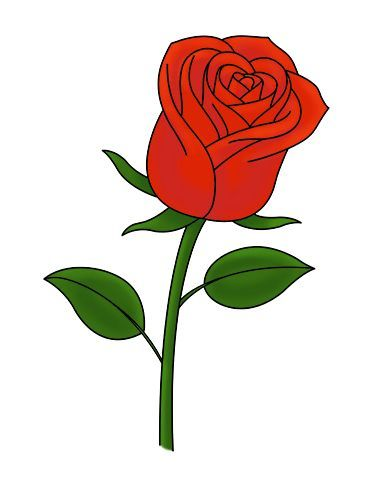
#> input picture Week1&2/Pillow June 21/rose.jpg, 383 x 484 px
$ python filtergram.py
#> lines starting #> are read from the running program, lines starting #| are printed output that depends on the picture
### Week1&2/Pillow June 21/filters.py
#author: Johana
#module name:filters
#Date: June 21, 2019


from PIL import Image
def load_img(name):
#> called with name = 'rose.jpg'
    myImage= Image.open(name)
#> myImage is the input picture: PIL image 383x484 RGB; mean R, G, B 228.8, 212.1, 203.9
    return myImage
load_img("rose.jpg")

def show_img(img):
    img.show()
#show_img(load_img("rose.jpg"))

def save_img(img, name):
    img.save(name, 'JPEG')

def obamicon(img):

    pixels= img.getdata()

    new_pixels =[]

    darkblue=(0,51,76)
    red=(217,26,33)
    lightblue=(112,150,158)
    yellow=(252,227,166)

    for p in pixels:
        intensity=p[0]+p[1]+p[2]

        if intensity<182:
            new_pixels.append(darkblue)
        elif intensity>=182 and intensity<364:
            new_pixels.append(red)
        elif intensity>=364 and intensity<546:
            new_pixels.append(lightblue)
        else:
            new_pixels.append(yellow)
#> after the loop, new_pixels = 185372 items

    newImg= Image.new("RGB",img.size)
#> newImg: PIL image 383x484 RGB; every value is 0
    newImg.putdata(new_pixels)
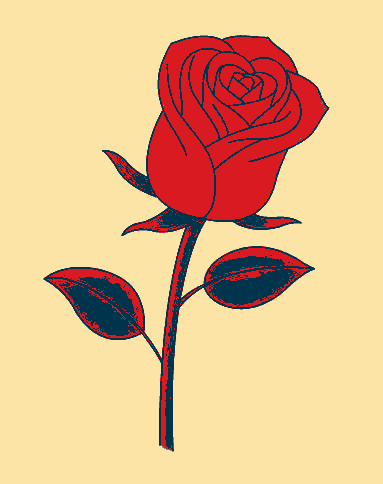
#> newImg: PIL image 383x484 RGB; mean R, G, B 228.3, 185.4, 140.5
    newImg.show()
    return newImg

### Week1&2/Pillow June 21/filtergram.py
#Author:Johana
#Module Name:Filtergram
#Date:June 21,2019

from filters import *
im=load_img("rose.jpg")
#show_img(im)
#obamicon(im)


save_img(obamicon(im),"redrose.jpg")
